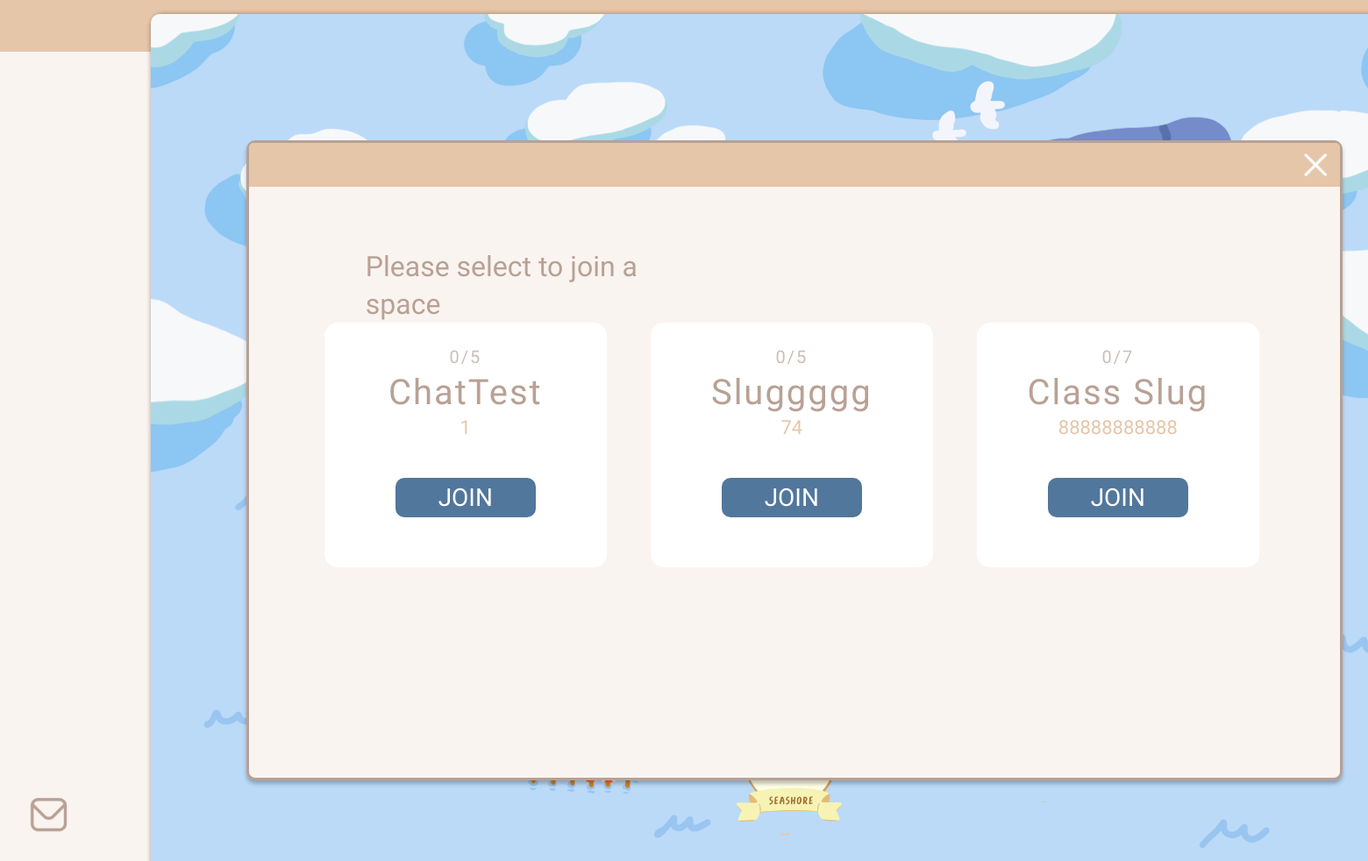
Page /home/classroom on the committed database.
### Space/models.py (models this page shows, shortened)
class SpaceRoom(models.Model) :
    roomName = models.CharField(max_length=20, blank=False, null=False)
    slug = models.SlugField(unique=True, null=True)
    capacity = models.IntegerField(null=True)
    description = models.CharField(max_length=160, null=True, blank=True)
    location = models.CharField(max_length=50, null=True)

### Space/views.py (the view)
# urls.py: path('classroom', views.Classroom_Rooms, name='classroom_rooms'),
def Classroom_Rooms(request):
    rooms = SpaceRoom.objects.all()
    return render(request, 'classroom_rooms.html', {'rooms':rooms})

### Space/templates/classroom_rooms.html (shortened to what this page needs)
<!DOCTYPE html>
{% extends 'mapJoin.html' %}
{% load static %}
{% block contentRooms %}
<html lang="en">
    <head>
        <link rel="stylesheet" type="text/css" href="{% static 'css/map.css' %}">
    </head>
    <body>
        <div class="popUp" id="popUp">
            <div class="popUp_Header">
                <span id="close">
                    <img class="closeBtn" src="{% static 'icon/Cross - white.png' %}"/>
                </span>
            </div>
            <div class="popUp_Body">
                <div class="text">Please select to join a space</div>
                <div class="roomContainer">
                    {% for room in rooms %}
                        {% if room.location == "Classroom" %}
                            <div class="roomBox">
                                <div class="userAmount">0/{{ room.capacity }}</div>
                                <div class="roomName">{{ room.roomName }}</div>
                                <div class="roomDescription">{{ room.description }}</div>
                                <button class="joinBtn" id="joinBtn">JOIN</button>
                            </div>
                        {% endif %}
                    {% endfor %}
                </div>
            </div>
        </div>
    </body>
</html>
{% endblock contentRooms %}

### Space/templates/classroom_rooms.html (style rules this page uses)
.popUp { display: block; position: fixed; top: 160px; left: 18%; box-sizing: border-box; position: relative; width: 1250px; height: 730px; background: #FAF4F0; border: 3px solid #B8A195; box-shadow: 0px 4px 4px rgba(0, 0, 0, 0.25); border-radius: 10px; }
.popUp_Header { height: 50px; top: 0px; background: #E5C6A9; border-radius: 5px 5px 0px 0px; }
.closeBtn { position: absolute; width: 30px; height: 30px; left: 1201px; top: 10px; cursor: pointer; }
.popUp_Body { position: absolute; width: 1215px; height: 653px; left: 16px; top: 60px; overflow-y: scroll; overflow-x: hidden; }
.text { position: absolute; width: 339px; height: 43px; left: 117px; top: 60px; font-family: 'Patrick Hand SC'; font-style: normal; font-weight: 400; font-size: 32px; line-height: 43px; color: #B8A195; }
.roomContainer { position: absolute; width: 1205px; top: 120px; left: 45px; display: flex; flex-direction: row; flex-wrap: wrap; }
.roomContainer > div { margin: 25px; padding: 26px; }
.roomBox { width: 270px; height: 227px; background: #FFFFFF; border-radius: 15px; }
.userAmount { top: 11px; font-family: 'Patrick Hand SC'; font-weight: 400; font-size: 20px; line-height: 27px; text-align: center; letter-spacing: 0.1em; color: rgba(184, 161, 149, 0.7); }
.roomName { top: 38px; font-family: 'Patrick Hand SC'; font-weight: 400; font-size: 40px; line-height: 54px; text-align: center; letter-spacing: 0.05em; color: #B8A195; }
.roomDescription { top: 92px; font-family: 'Patrick Hand SC'; font-weight: 400; font-size: 22px; line-height: 25px; text-align: center; color: #E5C6A9; }
.joinBtn { width: 160px; height: 45px; margin-top: 45px; margin-bottom: 20px; margin-left: 55px; background: #52779C; border-radius: 10px; cursor: pointer; border: 0; font-family: 'Patrick Hand SC'; font-weight: 400; font-size: 28px; line-height: 38px; text-align: center; color: #FFFFFF; }

### IdyllicSpace/templates/base.html (style rules this page uses)
body { margin: 0; width: 100%; height: 100%; }

### rows in the picture
SpaceRoom: capacity "5", roomName "ChatTest", description "1"
SpaceRoom: capacity "5", roomName "Sluggggg", description "74"
SpaceRoom: capacity "7", roomName "Class Slug", description "88888888888"
